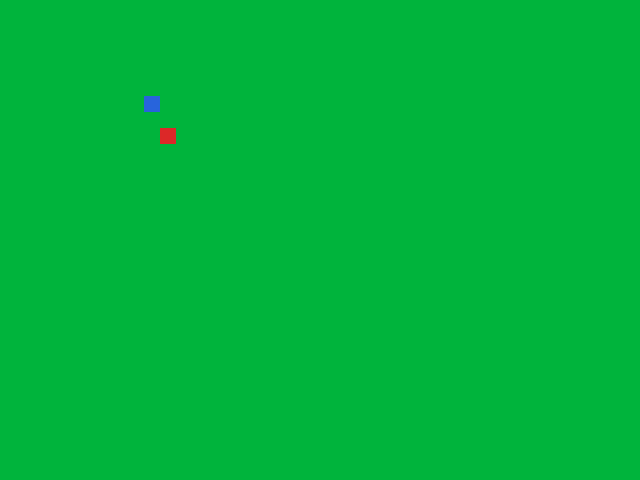

This game map was drawn from its Tiled (.tmx) file and the tilesets committed beside it. A one-line description and the full map source follow:
An orthogonal 40x30 tile map with 16x16 px tiles, 2 tile layers (Ground, Collision), 2 tilesets.

<map version="1.10" tiledversion="1.10.2" orientation="orthogonal" renderorder="right-down" width="40" height="30" tilewidth="16" tileheight="16" infinite="0" nextlayerid="3" nextobjectid="1">
 <properties>
  <property name="solarfly_fallback_metatile_id" type="int" value="0" />
 </properties>
 <tileset firstgid="1" source="../tilesets/overworld_test.tsx" />
 <tileset firstgid="4" source="../tilesets/overworld_collision_profiles.tsx" />
 <layer id="1" name="Ground" width="40" height="30">
  <data encoding="csv">
1,1,1,1,1,1,1,1,1,1,1,1,1,1,1,1,1,1,1,1,1,1,1,1,1,1,1,1,1,1,1,1,1,1,1,1,1,1,1,1,
1,1,1,1,1,1,1,1,1,1,1,1,1,1,1,1,1,1,1,1,1,1,1,1,1,1,1,1,1,1,1,1,1,1,1,1,1,1,1,1,
1,1,1,1,1,1,1,1,1,1,1,1,1,1,1,1,1,1,1,1,1,1,1,1,1,1,1,1,1,1,1,1,1,1,1,1,1,1,1,1,
1,1,1,1,1,1,1,1,1,1,1,1,1,1,1,1,1,1,1,1,1,1,1,1,1,1,1,1,1,1,1,1,1,1,1,1,1,1,1,1,
1,1,1,1,1,1,1,1,1,1,1,1,1,1,1,1,1,1,1,1,1,1,1,1,1,1,1,1,1,1,1,1,1,1,1,1,1,1,1,1,
1,1,1,1,1,1,1,1,1,1,1,1,1,1,1,1,1,1,1,1,1,1,1,1,1,1,1,1,1,1,1,1,1,1,1,1,1,1,1,1,
1,1,1,1,1,1,1,1,1,3,1,1,1,1,1,1,1,1,1,1,1,1,1,1,1,1,1,1,1,1,1,1,1,1,1,1,1,1,1,1,
1,1,1,1,1,1,1,1,1,1,1,1,1,1,1,1,1,1,1,1,1,1,1,1,1,1,1,1,1,1,1,1,1,1,1,1,1,1,1,1,
1,1,1,1,1,1,1,1,1,1,2,1,1,1,1,1,1,1,1,1,1,1,1,1,1,1,1,1,1,1,1,1,1,1,1,1,1,1,1,1,
1,1,1,1,1,1,1,1,1,1,1,1,1,1,1,1,1,1,1,1,1,1,1,1,1,1,1,1,1,1,1,1,1,1,1,1,1,1,1,1,
1,1,1,1,1,1,1,1,1,1,1,1,1,1,1,1,1,1,1,1,1,1,1,1,1,1,1,1,1,1,1,1,1,1,1,1,1,1,1,1,
1,1,1,1,1,1,1,1,1,1,1,1,1,1,1,1,1,1,1,1,1,1,1,1,1,1,1,1,1,1,1,1,1,1,1,1,1,1,1,1,
1,1,1,1,1,1,1,1,1,1,1,1,1,1,1,1,1,1,1,1,1,1,1,1,1,1,1,1,1,1,1,1,1,1,1,1,1,1,1,1,
1,1,1,1,1,1,1,1,1,1,1,1,1,1,1,1,1,1,1,1,1,1,1,1,1,1,1,1,1,1,1,1,1,1,1,1,1,1,1,1,
1,1,1,1,1,1,1,1,1,1,1,1,1,1,1,1,1,1,1,1,1,1,1,1,1,1,1,1,1,1,1,1,1,1,1,1,1,1,1,1,
1,1,1,1,1,1,1,1,1,1,1,1,1,1,1,1,1,1,1,1,1,1,1,1,1,1,1,1,1,1,1,1,1,1,1,1,1,1,1,1,
1,1,1,1,1,1,1,1,1,1,1,1,1,1,1,1,1,1,1,1,1,1,1,1,1,1,1,1,1,1,1,1,1,1,1,1,1,1,1,1,
1,1,1,1,1,1,1,1,1,1,1,1,1,1,1,1,1,1,1,1,1,1,1,1,1,1,1,1,1,1,1,1,1,1,1,1,1,1,1,1,
1,1,1,1,1,1,1,1,1,1,1,1,1,1,1,1,1,1,1,1,1,1,1,1,1,1,1,1,1,1,1,1,1,1,1,1,1,1,1,1,
1,1,1,1,1,1,1,1,1,1,1,1,1,1,1,1,1,1,1,1,1,1,1,1,1,1,1,1,1,1,1,1,1,1,1,1,1,1,1,1,
1,1,1,1,1,1,1,1,1,1,1,1,1,1,1,1,1,1,1,1,1,1,1,1,1,1,1,1,1,1,1,1,1,1,1,1,1,1,1,1,
1,1,1,1,1,1,1,1,1,1,1,1,1,1,1,1,1,1,1,1,1,1,1,1,1,1,1,1,1,1,1,1,1,1,1,1,1,1,1,1,
1,1,1,1,1,1,1,1,1,1,1,1,1,1,1,1,1,1,1,1,1,1,1,1,1,1,1,1,1,1,1,1,1,1,1,1,1,1,1,1,
1,1,1,1,1,1,1,1,1,1,1,1,1,1,1,1,1,1,1,1,1,1,1,1,1,1,1,1,1,1,1,1,1,1,1,1,1,1,1,1,
1,1,1,1,1,1,1,1,1,1,1,1,1,1,1,1,1,1,1,1,1,1,1,1,1,1,1,1,1,1,1,1,1,1,1,1,1,1,1,1,
1,1,1,1,1,1,1,1,1,1,1,1,1,1,1,1,1,1,1,1,1,1,1,1,1,1,1,1,1,1,1,1,1,1,1,1,1,1,1,1,
1,1,1,1,1,1,1,1,1,1,1,1,1,1,1,1,1,1,1,1,1,1,1,1,1,1,1,1,1,1,1,1,1,1,1,1,1,1,1,1,
1,1,1,1,1,1,1,1,1,1,1,1,1,1,1,1,1,1,1,1,1,1,1,1,1,1,1,1,1,1,1,1,1,1,1,1,1,1,1,1,
1,1,1,1,1,1,1,1,1,1,1,1,1,1,1,1,1,1,1,1,1,1,1,1,1,1,1,1,1,1,1,1,1,1,1,1,1,1,1,1,
1,1,1,1,1,1,1,1,1,1,1,1,1,1,1,1,1,1,1,1,1,1,1,1,1,1,1,1,1,1,1,1,1,1,1,1,1,1,1,1
</data>
 </layer>
 <layer id="2" name="Collision" width="40" height="30">
  <data encoding="csv">
0,0,0,0,0,0,0,0,0,0,0,0,0,0,0,0,0,0,0,0,0,0,0,0,0,0,0,0,0,0,0,0,0,0,0,0,0,0,0,0,
0,0,0,0,0,0,0,0,0,0,0,0,0,0,0,0,0,0,0,0,0,0,0,0,0,0,0,0,0,0,0,0,0,0,0,0,0,0,0,0,
0,0,0,0,0,0,0,0,0,0,0,0,0,0,0,0,0,0,0,0,0,0,0,0,0,0,0,0,0,0,0,0,0,0,0,0,0,0,0,0,
0,0,0,0,0,0,0,0,0,0,0,0,0,0,0,0,0,0,0,0,0,0,0,0,0,0,0,0,0,0,0,0,0,0,0,0,0,0,0,0,
0,0,0,0,0,0,0,0,0,0,0,0,0,0,0,0,0,0,0,0,0,0,0,0,0,0,0,0,0,0,0,0,0,0,0,0,0,0,0,0,
0,0,0,0,0,0,0,0,0,0,0,0,0,0,0,0,0,0,0,0,0,0,0,0,0,0,0,0,0,0,0,0,0,0,0,0,0,0,0,0,
0,0,0,0,0,0,0,0,0,0,0,0,0,0,0,0,0,0,0,0,0,0,0,0,0,0,0,0,0,0,0,0,0,0,0,0,0,0,0,0,
0,0,0,0,0,0,0,0,0,0,0,0,0,0,0,0,0,0,0,0,0,0,0,0,0,0,0,0,0,0,0,0,0,0,0,0,0,0,0,0,
0,0,0,0,0,0,0,0,0,0,0,0,0,0,0,0,0,0,0,0,0,0,0,0,0,0,0,0,0,0,0,0,0,0,0,0,0,0,0,0,
0,0,0,0,0,0,0,0,0,0,0,0,0,0,0,0,0,0,0,0,0,0,0,0,0,0,0,0,0,0,0,0,0,0,0,0,0,0,0,0,
0,0,0,0,0,0,0,0,0,0,0,0,0,0,0,0,0,0,0,0,0,0,0,0,0,0,0,0,0,0,0,0,0,0,0,0,0,0,0,0,
0,0,0,0,0,0,0,0,0,0,0,0,0,0,0,0,0,0,0,0,0,0,0,0,0,0,0,0,0,0,0,0,0,0,0,0,0,0,0,0,
0,0,0,0,0,0,0,0,0,0,0,0,0,0,0,0,0,0,0,0,0,0,0,0,0,0,0,0,0,0,0,0,0,0,0,0,0,0,0,0,
0,0,0,0,0,0,0,0,0,0,0,0,0,0,0,0,0,0,0,0,0,0,0,0,0,0,0,0,0,0,0,0,0,0,0,0,0,0,0,0,
0,0,0,0,0,0,0,0,0,0,0,0,0,0,0,0,0,0,0,0,0,0,0,0,0,0,0,0,0,0,0,0,0,0,0,0,0,0,0,0,
0,0,0,0,0,0,0,0,0,0,0,0,0,0,0,0,0,0,0,0,0,0,0,0,0,0,0,0,0,0,0,0,0,0,0,0,0,0,0,0,
0,0,0,0,0,0,0,0,0,0,0,0,0,0,0,0,0,0,0,0,0,0,0,0,0,0,0,0,0,0,0,0,0,0,0,0,0,0,0,0,
0,0,0,0,0,0,0,0,0,0,0,0,0,0,0,0,0,0,0,0,0,0,0,0,0,0,0,0,0,0,0,0,0,0,0,0,0,0,0,0,
0,0,0,0,0,0,0,0,0,0,0,0,0,0,0,0,0,0,0,0,0,0,0,0,0,0,0,0,0,0,0,0,0,0,0,0,0,0,0,0,
0,0,0,0,0,0,0,0,0,0,0,0,0,0,0,0,0,0,0,0,0,0,0,0,0,0,0,0,0,0,0,0,0,0,0,0,0,0,0,0,
0,0,0,0,0,0,0,0,0,0,0,0,0,0,0,0,0,0,0,0,0,0,0,0,0,0,0,0,0,0,0,0,0,0,0,0,0,0,0,0,
0,0,0,0,0,0,0,0,0,0,0,0,0,0,0,0,0,0,0,0,0,0,0,0,0,0,0,0,0,0,0,0,0,0,0,0,0,0,0,0,
0,0,0,0,0,0,0,0,0,0,0,0,0,0,0,0,0,0,0,0,0,0,0,0,0,0,0,0,0,0,0,0,0,0,0,0,0,0,0,0,
0,0,0,0,0,0,0,0,0,0,0,0,0,0,0,0,0,0,0,0,0,0,0,0,0,0,0,0,0,0,0,0,0,0,0,0,0,0,0,0,
0,0,0,0,0,0,0,0,0,0,0,0,0,0,0,0,0,0,0,0,0,0,0,0,0,0,0,0,0,0,0,0,0,0,0,0,0,0,0,0,
0,0,0,0,0,0,0,0,0,0,0,0,0,0,0,0,0,0,0,0,0,0,0,0,0,0,0,0,0,0,0,0,0,0,0,0,0,0,0,0,
0,0,0,0,0,0,0,0,0,0,0,0,0,0,0,0,0,0,0,0,0,0,0,0,0,0,0,0,0,0,0,0,0,0,0,0,0,0,0,0,
0,0,0,0,0,0,0,0,0,0,0,0,0,0,0,0,0,0,0,0,0,0,0,0,0,0,0,0,0,0,0,0,0,0,0,0,0,0,0,0,
0,0,0,0,0,0,0,0,0,0,0,0,0,0,0,0,0,0,0,0,0,0,0,0,0,0,0,0,0,0,0,0,0,0,0,0,0,0,0,0,
0,0,0,0,0,0,0,0,0,0,0,0,0,0,0,0,0,0,0,0,0,0,0,0,0,0,0,0,0,0,0,0,0,0,0,0,0,0,0,0
</data>
 </layer>
</map>
